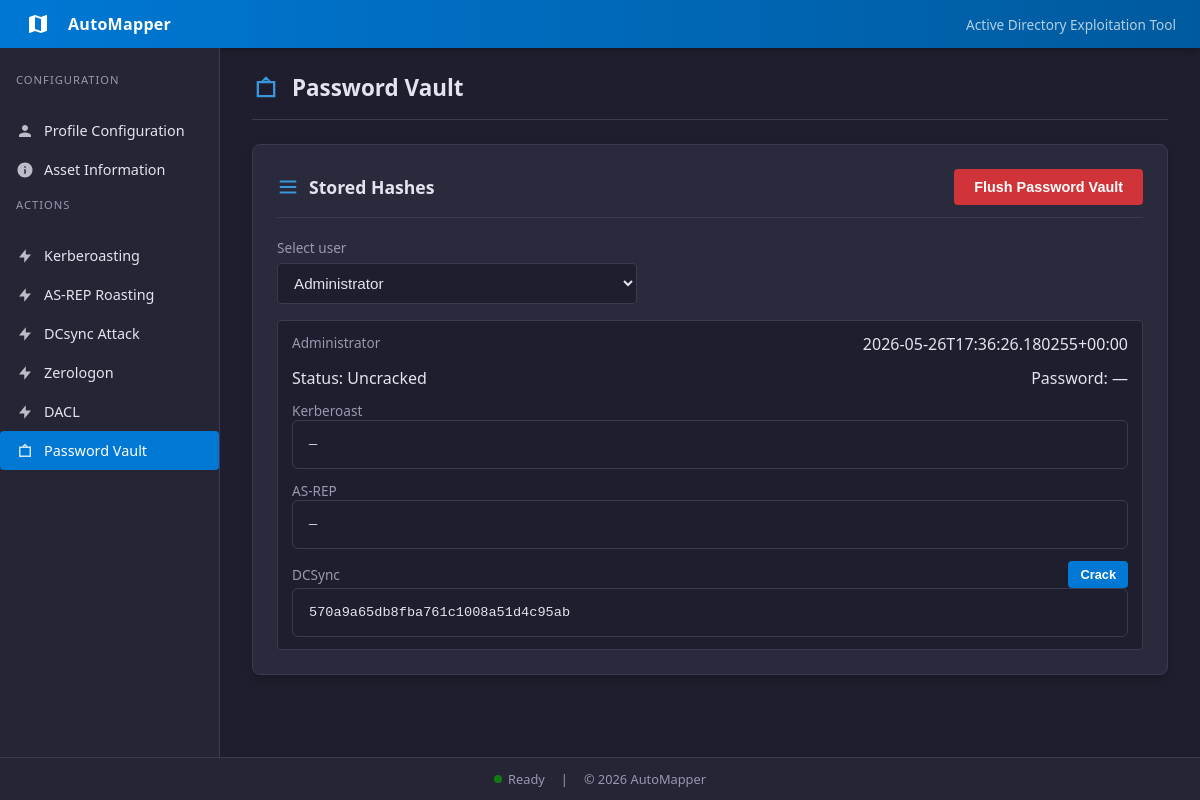
Page /vault on the committed database.
### tables this page shows
CREATE TABLE users (
    username text,
    description text,
    groups text,
    ntlmHash text,
    kerberosHash text,
    asrepHash text,
    password text,
    lastSet timestamp
, pwdLastSet text, machineAccountQuota text);

### app/routes/main.py (the view, shortened to what this page needs)
@main_bp.route("/vault", methods=["GET", "POST"])
def vault():
    users = fetch_vault_users()
    selected_username = request.args.get("username")
    if not selected_username and users:
        selected_username = users[0]["username"]
    status_message = None
    error = None
    cracked_lines = []
    selected_user = next(
        (user for user in users if user["username"] == selected_username),
        None,
    )
    return render_template(
        "vault.html",
        users=users,
        selected_user=selected_user,
        selected_username=selected_username,
        status_message=status_message,
        error=error,
        cracked_lines=cracked_lines,
    )

### app/db/database.py (called while the page is built)
def get_db():
    conn = sqlite3.connect(DB_PATH)
    conn.row_factory = sqlite3.Row
    return conn

def _normalize_username(value):
    if not value:
        return value
    return value.split("\\", 1)[-1]

### app/templates/vault.html (shortened to what this page needs)
{% extends 'base.html' %}
{% block content %}
<div class="page-header">
  <svg viewBox="0 0 24 24"><path d="M12 2l4 4h4v14H4V6h4l4-4zm0 3.41L9.41 6h5.18L12 5.41zM6 8v10h12V8H6z"/></svg>
  <h1 class="page-title">Password Vault</h1>
</div>
<section class="card wide">
  <div class="card-header">
    <svg viewBox="0 0 24 24"><path d="M3 5h18v2H3V5zm0 6h18v2H3v-2zm0 6h18v2H3v-2z"/></svg>
    <h1>Stored Hashes</h1>
    <form method="POST" style="margin-left: auto;">
      <button class="btn danger" name="action" value="flush" type="submit">
        Flush Password Vault
      </button>
    </form>
  </div>
  {% if users %}
  <form method="GET" class="form" style="margin-bottom: 16px;">
    <div class="field" style="max-width: 360px;">
      <label for="vault-user-select">Select user</label>
      <select id="vault-user-select" name="username" class="input" onchange="this.form.submit()">
        {% for user in users %}
        <option value="{{ user.username }}" {% if selected_username == user.username %}selected{% endif %}>
          {{ user.username }}
        </option>
        {% endfor %}
      </select>
    </div>
  </form>
  {% if selected_user %}
  <div class="output">
    <div class="output-row" style="align-items: flex-start; flex-direction: column; gap: 0.75rem;">
      <div style="display: flex; justify-content: space-between; width: 100%; gap: 1rem; flex-wrap: wrap;">
        <span class="label">{{ selected_user.username }}</span>
        <span class="value">{{ selected_user.timestamp or '—' }}</span>
      </div>
      <div style="display: flex; justify-content: space-between; width: 100%; gap: 1rem; flex-wrap: wrap;">
        <span class="value">Status: {{ selected_user.status }}</span>
        <span class="value">Password: {{ selected_user.password or '—' }}</span>
      </div>
      <div style="display: grid; gap: 0.75rem; width: 100%;">
        <div>
          <div style="display: flex; align-items: center; justify-content: space-between; gap: 0.75rem;">
            <span class="label">Kerberoast</span>
          </div>
          <pre class="result-box" style="width: 100%; margin: 0; white-space: pre-wrap; word-break: break-all;">{{ selected_user.kerberos_hash or '—' }}</pre>
        </div>
        <div>
          <div style="display: flex; align-items: center; justify-content: space-between; gap: 0.75rem;">
            <span class="label">AS-REP</span>
          </div>
          <pre class="result-box" style="width: 100%; margin: 0; white-space: pre-wrap; word-break: break-all;">{{ selected_user.asrep_hash or '—' }}</pre>
        </div>
        <div>
          <div style="display: flex; align-items: center; justify-content: space-between; gap: 0.75rem;">
            <span class="label">DCSync</span>
            {% if selected_user.ntlm_hash %}
            <form method="POST" style="margin: 0;">
              <button class="btn small" name="action" value="crack">Crack</button>
            </form>
            {% endif %}
          </div>
          <pre class="result-box" style="width: 100%; margin: 0; white-space: pre-wrap; word-break: break-all;">{{ selected_user.ntlm_hash or '—' }}</pre>
        </div>
      </div>
    </div>
  </div>
  {% endif %}
  {% else %}
  <div class="notice">No hashes stored yet. Run kerberoasting, AS-REP roasting, or DCSync to populate the vault.</div>
  {% endif %}
</section>
{% endblock %}

### app/static/css/style.css (style rules this page uses)
:root { --bg: #1e1e2e; --sidebar: #252536; --card: #2a2a3d; --text: #e4e4f0; --muted: #9898b0; --accent: #0078d4; --accent-dark: #005a9e; --accent-light: #3a96dd; --success: #107c10; --warning: #ff8c00; --border: #3a3a50; --header-bg: linear-gradient(90deg, #0078d4, #005a9e); }
* { box-sizing: border-box; margin: 0; padding: 0; }
body { font-family: "Segoe UI", system-ui, -apple-system, sans-serif; background: var(--bg); color: var(--text); min-height: 100vh; display: flex; flex-direction: column; }
.page-header { display: flex; align-items: center; gap: 12px; margin-bottom: 24px; padding-bottom: 16px; border-bottom: 1px solid var(--border); }
.page-header svg { width: 28px; height: 28px; fill: var(--accent-light); }
.page-title { font-size: 1.4rem; font-weight: 600; }
.card { background: var(--card); border: 1px solid var(--border); border-radius: 8px; padding: 24px; max-width: 600px; box-shadow: 0 4px 12px rgba(0, 0, 0, 0.2); }
.card.wide { max-width: none; width: 100%; }
.card-header { display: flex; align-items: center; gap: 10px; margin-bottom: 20px; padding-bottom: 12px; border-bottom: 1px solid var(--border); }
.card-header svg { width: 22px; height: 22px; fill: var(--accent-light); }
.card h1 { font-size: 1.1rem; font-weight: 600; }
.form .field { display: flex; flex-direction: column; gap: 6px; margin-bottom: 14px; }
.form .field label { font-size: 0.85rem; color: var(--muted); }
.input { background: var(--bg); border: 1px solid var(--border); border-radius: 4px; padding: 10px 12px; color: var(--text); font-size: 0.95rem; transition: border 0.15s ease, box-shadow 0.15s ease; }
.input::placeholder { color: var(--muted); opacity: 0.6; }
.btn { background: var(--accent); color: white; border: none; border-radius: 4px; padding: 10px 20px; cursor: pointer; font-weight: 600; font-size: 0.9rem; text-decoration: none; display: inline-flex; align-items: center; gap: 8px; transition: background 0.15s ease; }
.btn.danger { background: #d13438; }
.btn.small { padding: 6px 12px; font-size: 0.8rem; }
.output { display: flex; flex-direction: column; gap: 10px; margin-top: 16px; }
.output-row { display: flex; justify-content: space-between; align-items: center; background: var(--bg); border: 1px solid var(--border); border-radius: 4px; padding: 12px 14px; }
.output-row .label { color: var(--muted); font-size: 0.85rem; }
.output-row .value { color: var(--text); font-weight: 500; }
.result-box { background: var(--bg); border: 1px solid var(--border); border-radius: 6px; padding: 16px; font-size: 0.85rem; color: var(--text); white-space: pre-wrap; word-break: break-all; }

### rows in the picture
users: username "Administrator", lastSet "2026-05-26T17:36:26.180255+00:00", ntlmHash "570a9a65db8fba761c1008a51d4c95ab"

### other values in the picture
{{ selected_user.status }} "Uncracked"
{{ selected_user.password or '—' }} "—"
{{ selected_user.kerberos_hash or '—' }} "—"
{{ selected_user.asrep_hash or '—' }} "—"
form field username "Administrator"
